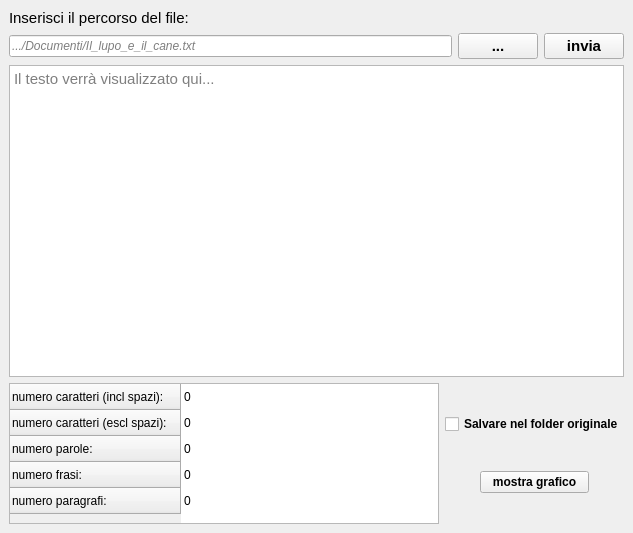
<?xml version="1.0" encoding="UTF-8"?>
<ui version="4.0">
 <class>WordCounter</class>
 <widget class="QMainWindow" name="WordCounter">
  <property name="windowModality">
   <enum>Qt::NonModal</enum>
  </property>
  <property name="enabled">
   <bool>true</bool>
  </property>
  <property name="geometry">
   <rect>
    <x>0</x>
    <y>0</y>
    <width>633</width>
    <height>533</height>
   </rect>
  </property>
  <property name="sizePolicy">
   <sizepolicy hsizetype="Preferred" vsizetype="Preferred">
    <horstretch>0</horstretch>
    <verstretch>0</verstretch>
   </sizepolicy>
  </property>
  <property name="minimumSize">
   <size>
    <width>633</width>
    <height>533</height>
   </size>
  </property>
  <property name="sizeIncrement">
   <size>
    <width>0</width>
    <height>0</height>
   </size>
  </property>
  <property name="windowTitle">
   <string>Contatore file di testo</string>
  </property>
  <property name="layoutDirection">
   <enum>Qt::LeftToRight</enum>
  </property>
  <widget class="QWidget" name="centralwidget">
   <property name="sizePolicy">
    <sizepolicy hsizetype="Expanding" vsizetype="Expanding">
     <horstretch>0</horstretch>
     <verstretch>0</verstretch>
    </sizepolicy>
   </property>
   <property name="sizeIncrement">
    <size>
     <width>0</width>
     <height>0</height>
    </size>
   </property>
   <property name="layoutDirection">
    <enum>Qt::LeftToRight</enum>
   </property>
   <layout class="QVBoxLayout" name="verticalLayout_2">
    <item>
     <layout class="QVBoxLayout" name="window_layout" stretch="2,20,9">
      <property name="sizeConstraint">
       <enum>QLayout::SetDefaultConstraint</enum>
      </property>
      <item>
       <layout class="QHBoxLayout" name="topAreaLayout">
        <item>
         <layout class="QVBoxLayout" name="verticalLayout">
          <item>
           <widget class="QLabel" name="label_path_file">
            <property name="font">
             <font>
              <pointsize>11</pointsize>
             </font>
            </property>
            <property name="text">
             <string>Inserisci il percorso del file:</string>
            </property>
           </widget>
          </item>
          <item>
           <layout class="QHBoxLayout" name="path_file_Layout">
            <item>
             <widget class="QLineEdit" name="lineEdit_path_file">
              <property name="font">
               <font>
                <italic>true</italic>
               </font>
              </property>
              <property name="autoFillBackground">
               <bool>false</bool>
              </property>
              <property name="inputMethodHints">
               <set>Qt::ImhNone</set>
              </property>
              <property name="text">
               <string/>
              </property>
              <property name="dragEnabled">
               <bool>false</bool>
              </property>
              <property name="placeholderText">
               <string>.../Documenti/Il_lupo_e_il_cane.txt</string>
              </property>
              <property name="clearButtonEnabled">
               <bool>true</bool>
              </property>
             </widget>
            </item>
            <item>
             <widget class="QPushButton" name="browse_file_button">
              <property name="font">
               <font>
                <pointsize>11</pointsize>
                <weight>75</weight>
                <bold>true</bold>
               </font>
              </property>
              <property name="text">
               <string>...</string>
              </property>
             </widget>
            </item>
           </layout>
          </item>
         </layout>
        </item>
        <item>
         <layout class="QVBoxLayout" name="submitLayout">
          <item>
           <spacer name="verticalSpacer_submit">
            <property name="orientation">
             <enum>Qt::Vertical</enum>
            </property>
            <property name="sizeType">
             <enum>QSizePolicy::Maximum</enum>
            </property>
            <property name="sizeHint" stdset="0">
             <size>
              <width>20</width>
              <height>50</height>
             </size>
            </property>
           </spacer>
          </item>
          <item>
           <widget class="QPushButton" name="path_submit_button">
            <property name="font">
             <font>
              <pointsize>11</pointsize>
              <weight>75</weight>
              <bold>true</bold>
             </font>
            </property>
            <property name="text">
             <string>invia</string>
            </property>
           </widget>
          </item>
         </layout>
        </item>
       </layout>
      </item>
      <item>
       <widget class="QTextEdit" name="file_outputArea">
        <property name="font">
         <font>
          <pointsize>11</pointsize>
          <italic>false</italic>
         </font>
        </property>
        <property name="readOnly">
         <bool>true</bool>
        </property>
        <property name="html">
         <string>&lt;!DOCTYPE HTML PUBLIC &quot;-//W3C//DTD HTML 4.0//EN&quot; &quot;http://www.w3.org/TR/REC-html40/strict.dtd&quot;&gt;
&lt;html&gt;&lt;head&gt;&lt;meta name=&quot;qrichtext&quot; content=&quot;1&quot; /&gt;&lt;style type=&quot;text/css&quot;&gt;
p, li { white-space: pre-wrap; }
&lt;/style&gt;&lt;/head&gt;&lt;body style=&quot; font-family:'Ubuntu'; font-size:11pt; font-weight:400; font-style:normal;&quot;&gt;
&lt;p style=&quot;-qt-paragraph-type:empty; margin-top:0px; margin-bottom:0px; margin-left:0px; margin-right:0px; -qt-block-indent:0; text-indent:0px; font-family:'Arial';&quot;&gt;&lt;br /&gt;&lt;/p&gt;&lt;/body&gt;&lt;/html&gt;</string>
        </property>
        <property name="placeholderText">
         <string>Il testo verrà visualizzato qui...</string>
        </property>
       </widget>
      </item>
      <item>
       <layout class="QHBoxLayout" name="bottomAreaLayout" stretch="20,0">
        <item>
         <widget class="QTableWidget" name="file_stats_table">
          <property name="enabled">
           <bool>true</bool>
          </property>
          <property name="font">
           <font/>
          </property>
          <property name="focusPolicy">
           <enum>Qt::StrongFocus</enum>
          </property>
          <property name="lineWidth">
           <number>1</number>
          </property>
          <property name="autoScroll">
           <bool>true</bool>
          </property>
          <property name="editTriggers">
           <set>QAbstractItemView::NoEditTriggers</set>
          </property>
          <property name="tabKeyNavigation">
           <bool>false</bool>
          </property>
          <property name="showDropIndicator" stdset="0">
           <bool>false</bool>
          </property>
          <property name="dragDropOverwriteMode">
           <bool>false</bool>
          </property>
          <property name="selectionMode">
           <enum>QAbstractItemView::NoSelection</enum>
          </property>
          <property name="selectionBehavior">
           <enum>QAbstractItemView::SelectItems</enum>
          </property>
          <property name="textElideMode">
           <enum>Qt::ElideNone</enum>
          </property>
          <property name="verticalScrollMode">
           <enum>QAbstractItemView::ScrollPerPixel</enum>
          </property>
          <property name="horizontalScrollMode">
           <enum>QAbstractItemView::ScrollPerPixel</enum>
          </property>
          <property name="showGrid">
           <bool>false</bool>
          </property>
          <property name="gridStyle">
           <enum>Qt::SolidLine</enum>
          </property>
          <property name="wordWrap">
           <bool>true</bool>
          </property>
          <property name="cornerButtonEnabled">
           <bool>true</bool>
          </property>
          <property name="rowCount">
           <number>5</number>
          </property>
          <property name="columnCount">
           <number>1</number>
          </property>
          <attribute name="horizontalHeaderVisible">
           <bool>false</bool>
          </attribute>
          <attribute name="horizontalHeaderDefaultSectionSize">
           <number>100</number>
          </attribute>
          <attribute name="horizontalHeaderHighlightSections">
           <bool>false</bool>
          </attribute>
          <attribute name="horizontalHeaderStretchLastSection">
           <bool>false</bool>
          </attribute>
          <attribute name="verticalHeaderVisible">
           <bool>true</bool>
          </attribute>
          <attribute name="verticalHeaderCascadingSectionResizes">
           <bool>false</bool>
          </attribute>
          <attribute name="verticalHeaderMinimumSectionSize">
           <number>26</number>
          </attribute>
          <attribute name="verticalHeaderDefaultSectionSize">
           <number>26</number>
          </attribute>
          <attribute name="verticalHeaderHighlightSections">
           <bool>false</bool>
          </attribute>
          <attribute name="verticalHeaderStretchLastSection">
           <bool>false</bool>
          </attribute>
          <row>
           <property name="text">
            <string>numero caratteri (incl spazi):</string>
           </property>
           <property name="font">
            <font/>
           </property>
          </row>
          <row>
           <property name="text">
            <string>numero caratteri (escl spazi):</string>
           </property>
          </row>
          <row>
           <property name="text">
            <string>numero parole:</string>
           </property>
          </row>
          <row>
           <property name="text">
            <string>numero frasi:</string>
           </property>
          </row>
          <row>
           <property name="text">
            <string>numero paragrafi:</string>
           </property>
          </row>
          <column>
           <property name="text">
            <string/>
           </property>
          </column>
          <item row="0" column="0">
           <property name="text">
            <string>0</string>
           </property>
          </item>
          <item row="1" column="0">
           <property name="text">
            <string>0</string>
           </property>
          </item>
          <item row="2" column="0">
           <property name="text">
            <string>0</string>
           </property>
          </item>
          <item row="3" column="0">
           <property name="text">
            <string>0</string>
           </property>
          </item>
          <item row="4" column="0">
           <property name="text">
            <string>0</string>
           </property>
          </item>
         </widget>
        </item>
        <item>
         <layout class="QVBoxLayout" name="other_output_Layout">
          <item>
           <widget class="QCheckBox" name="original_folder_checkBox">
            <property name="font">
             <font>
              <weight>75</weight>
              <bold>true</bold>
             </font>
            </property>
            <property name="text">
             <string>Salvare nel folder originale</string>
            </property>
           </widget>
          </item>
          <item>
           <layout class="QHBoxLayout" name="getGraph_button_Layout">
            <item>
             <spacer name="horizontalSpacer_graph_l">
              <property name="orientation">
               <enum>Qt::Horizontal</enum>
              </property>
              <property name="sizeType">
               <enum>QSizePolicy::Preferred</enum>
              </property>
              <property name="sizeHint" stdset="0">
               <size>
                <width>35</width>
                <height>20</height>
               </size>
              </property>
             </spacer>
            </item>
            <item>
             <widget class="QPushButton" name="getGraph_button">
              <property name="font">
               <font>
                <weight>75</weight>
                <bold>true</bold>
               </font>
              </property>
              <property name="text">
               <string>mostra grafico</string>
              </property>
             </widget>
            </item>
            <item>
             <spacer name="horizontalSpacer_graph_r">
              <property name="orientation">
               <enum>Qt::Horizontal</enum>
              </property>
              <property name="sizeType">
               <enum>QSizePolicy::Preferred</enum>
              </property>
              <property name="sizeHint" stdset="0">
               <size>
                <width>35</width>
                <height>20</height>
               </size>
              </property>
             </spacer>
            </item>
           </layout>
          </item>
         </layout>
        </item>
       </layout>
      </item>
     </layout>
    </item>
   </layout>
  </widget>
 </widget>
 <resources/>
 <connections/>
</ui>
